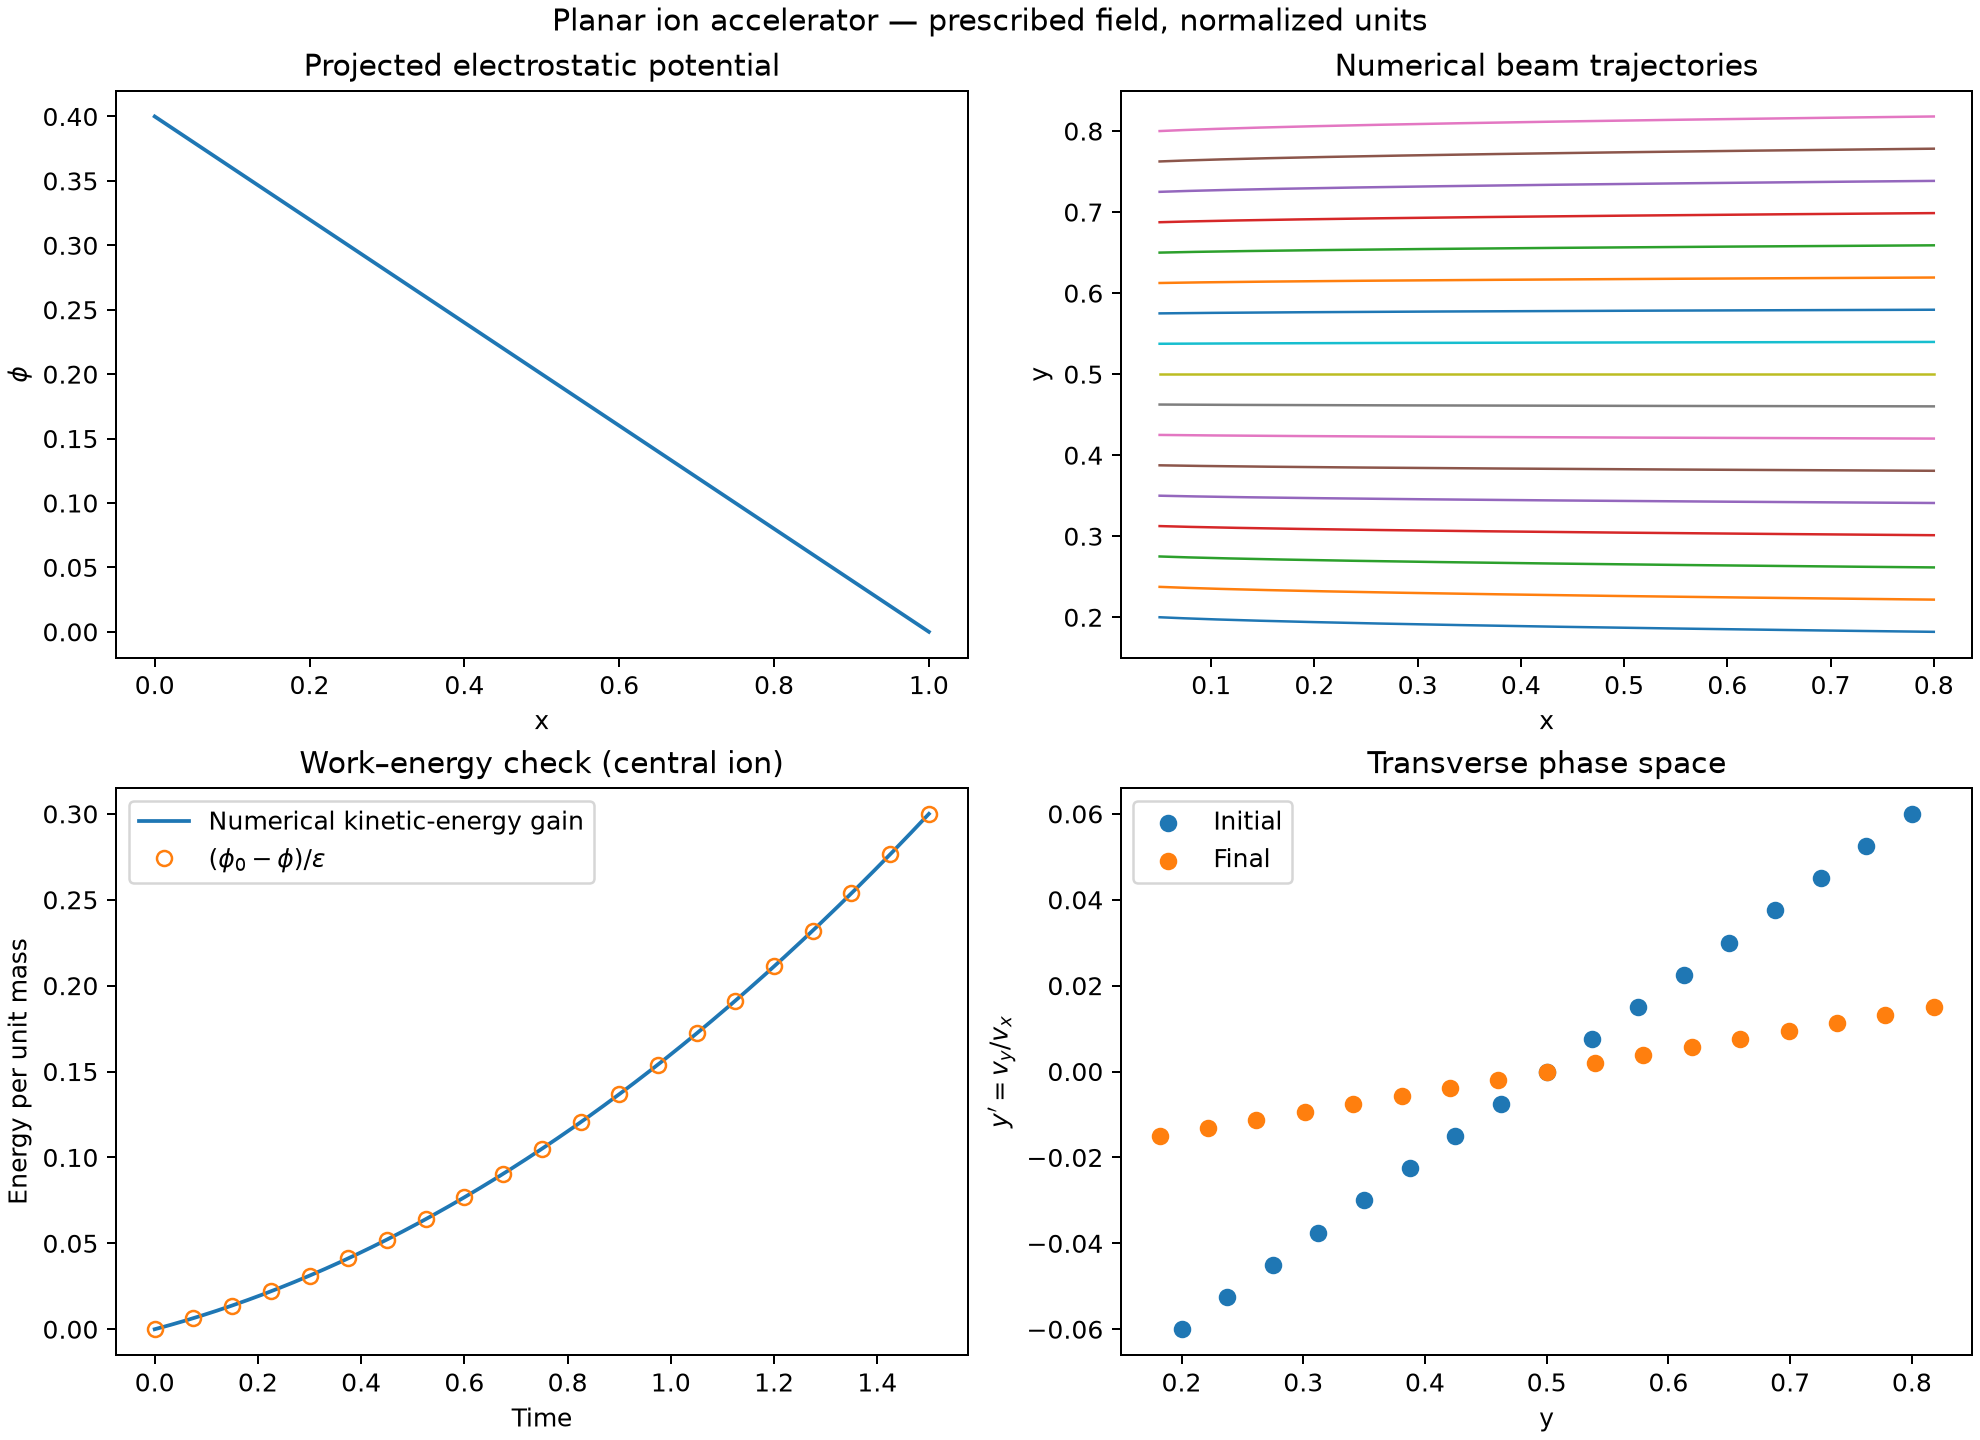

Write Python code to recreate this figure.
"""Prescribed-field planar ion accelerator.

Run from the repository root with::

    python examples/IonOpticsElectrostatic/planar_accelerator/planar_accelerator.py

The example accelerates a thin proton beam in a linear electrostatic potential
and writes ``planar_accelerator.png`` next to this file.  It is intentionally a
vacuum test: no space-charge deposition or Poisson update is performed yet.
"""

import copy
from pathlib import Path

import cunumpy as xp
import h5py
from feectools.ddm.mpi import mpi as MPI
from matplotlib import pyplot as plt
import numpy as np

from struphy import (
    BoundaryParameters,
    DerhamOptions,
    EnvironmentOptions,
    LoadingParameters,
    SavingParameters,
    Simulation,
    SortingParameters,
    Time,
    WeightsParameters,
    domains,
    grids,
    maxwellians,
)
from struphy.initial.base import Perturbation
from struphy.models import IonOpticsElectrostatic


class LinearPotential(Perturbation):
    """Potential decreasing linearly from ``voltage`` to zero along x."""

    def __init__(self, voltage: float, length: float):
        self.params = copy.deepcopy(locals())
        self.given_in_basis = "physical"
        self.comp = 0
        self.voltage = voltage
        self.length = length

    def __call__(self, x, y, z):
        return self.voltage * (1.0 - x / self.length)


def build_simulation(output_dir, dt=0.005, end_time=1.5, epsilon=1.0):
    """Build a serial, dimensionless constant-acceleration benchmark."""
    if MPI.COMM_WORLD.Get_size() != 1:
        raise RuntimeError("Run this small trajectory example on one MPI rank.")
    length = 1.0
    voltage = 0.4
    initial_vx = 0.20
    initial_y = xp.linspace(0.2, 0.8, 17)
    initial_markers = tuple((0.05, float(y), 0.5, initial_vx, 0.04 * (float(y) - 0.5), 0.0) for y in initial_y)

    model = IonOpticsElectrostatic(epsilon=epsilon)
    model.em_fields.phi.save_data = True
    model.em_fields.e_field.save_data = True
    model.ions.var.save_data = True
    model.em_fields.phi.add_perturbation(LinearPotential(voltage, length))
    model.ions.var.add_background(maxwellians.Maxwellian3D(n=(1.0, None)))
    model.ions.set_markers(
        loading_params=LoadingParameters(Np=len(initial_markers), specific_markers=initial_markers, seed=7),
        weights_params=WeightsParameters(control_variate=False),
        boundary_params=BoundaryParameters(bc=("remove", "reflect", "reflect")),
        sorting_params=SortingParameters(boxes_per_dim=(8, 1, 1), do_sort=True),
        saving_params=SavingParameters(n_markers=len(initial_markers)),
    )

    model.propagators.push_v.options = model.propagators.push_v.Options()
    model.propagators.push_eta.options = model.propagators.push_eta.Options()

    sim = Simulation(
        model=model,
        env=EnvironmentOptions(out_folders=str(output_dir), sim_folder="planar_accelerator"),
        time_opts=Time(dt=dt, Tend=end_time, split_algo="Strang"),
        domain=domains.Cuboid(r1=length),
        grid=grids.TensorProductGrid(num_elements=(32, 1, 1)),
        derham_opts=DerhamOptions(degree=(3, 1, 1), bcs=(("free", "free"), ("free", "free"), ("free", "free"))),
    )
    return sim


def plot_results(sim, output):
    """Plot saved numerical trajectories and compare with constant acceleration."""
    with h5py.File(Path(sim.env.path_out) / "data" / "data_proc0.hdf5") as f:
        time = f["time/value"][:]
        history = f["kinetic/ions/markers"][:]
    # Saving is ID ordered, so each column is the same particle throughout.
    x = history[:, :, 0]
    y = history[:, :, 1]
    vx = history[:, :, 3]
    kinetic = 0.5 * np.sum(history[:, :, 3:6] ** 2, axis=-1)
    acceleration = 0.4 / sim.model.ions.equation_params.epsilon
    exact_x = x[0] + time[:, None] * vx[0] + 0.5 * acceleration * time[:, None] ** 2
    exact_vx = vx[0] + acceleration * time[:, None]
    np.testing.assert_allclose(x, exact_x, atol=2e-11, rtol=0)
    np.testing.assert_allclose(vx, exact_vx, atol=2e-11, rtol=0)
    gain = kinetic - kinetic[0]
    work = acceleration * (x - x[0])
    np.testing.assert_allclose(gain, work, atol=2e-11, rtol=0)
    print(f"Maximum trajectory error: {np.max(np.abs(x - exact_x)):.3e}")

    x_line = np.linspace(0.0, 1.0, 200)
    phi_line = np.asarray(sim.model.em_fields.phi.spline(x_line, np.array([0.5]), np.array([0.5]))).ravel()

    fig, axes = plt.subplots(2, 2, figsize=(11, 8), constrained_layout=True)
    fig.suptitle("Planar ion accelerator — prescribed field, normalized units")
    axes[0, 0].plot(x_line, phi_line)
    axes[0, 0].set(xlabel="x", ylabel=r"$\phi$", title="Projected electrostatic potential")

    axes[0, 1].plot(x, y, linewidth=1)
    axes[0, 1].set(xlabel="x", ylabel="y", title="Numerical beam trajectories")

    axes[1, 0].plot(time, gain[:, 8], label="Numerical kinetic-energy gain")
    axes[1, 0].plot(time[::15], work[::15, 8], "o", fillstyle="none", label=r"$(\phi_0-\phi)/\varepsilon$")
    axes[1, 0].set(xlabel="Time", ylabel="Energy per unit mass", title="Work–energy check (central ion)")
    axes[1, 0].legend()

    for index, label in [(0, "Initial"), (-1, "Final")]:
        axes[1, 1].scatter(y[index], history[index, :, 4] / vx[index], label=label)
    axes[1, 1].set(xlabel="y", ylabel=r"$y'=v_y/v_x$", title="Transverse phase space")
    axes[1, 1].legend()

    fig.savefig(output, dpi=180)
    plt.close(fig)
    print(f"Wrote {output}")


def main():
    sim = build_simulation(Path(__file__).parent / "output")
    sim.run()
    plot_results(sim, Path(__file__).with_name("planar_accelerator.png"))


if __name__ == "__main__":
    main()
